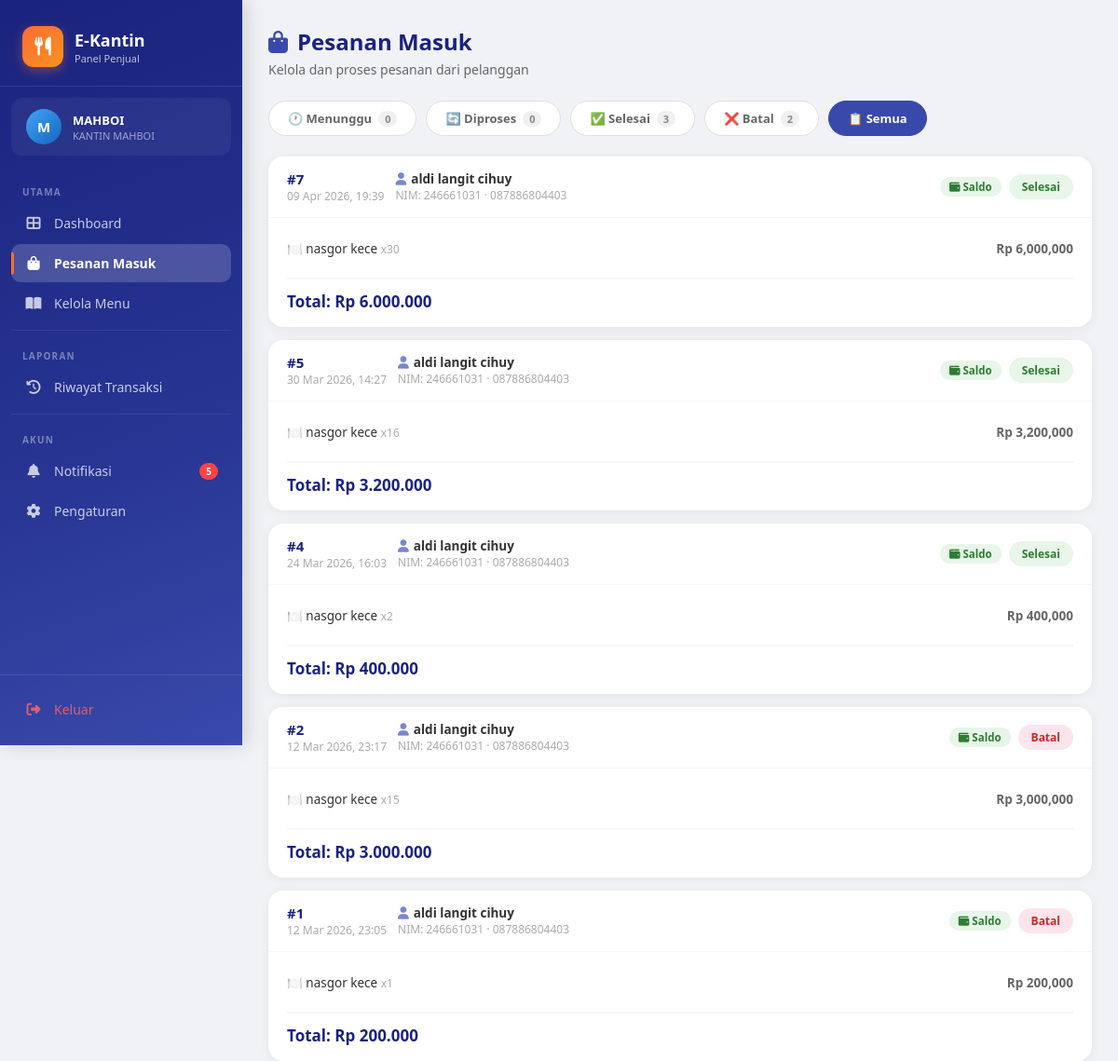
Page /dashboard/penjual/pesanan.php?filter=semua (signed in) on the committed database.
### tables this page shows
CREATE TABLE `pesanan` (
  `id_pesanan` int(11) NOT NULL,
  `id_user` int(11) DEFAULT NULL,
  `id_penjual` int(11) DEFAULT NULL,
  `tanggal` datetime DEFAULT current_timestamp(),
  `status` enum('menunggu','diproses','selesai','batal') DEFAULT 'menunggu',
  `total_harga` int(11) DEFAULT NULL,
  `metode_bayar` enum('saldo','tunai') DEFAULT 'saldo'
);

CREATE TABLE `users` (
  `id_user` int(11) NOT NULL,
  `nim` varchar(20) DEFAULT NULL,
  `nama` varchar(100) NOT NULL,
  `email` varchar(100) NOT NULL,
  `no_hp` varchar(20) NOT NULL,
  `password` varchar(255) NOT NULL,
  `created_at` timestamp NOT NULL DEFAULT current_timestamp() ON UPDATE current_timestamp(),
  `role` enum('mahasiswa','penjual','admin') NOT NULL DEFAULT 'mahasiswa'
);

### dashboard/penjual/pesanan.php (the view, shortened to what this page needs)
<?php
require_once '../../includes/db.php';
$id_penjual = $_SESSION['penjual']['id_penjual'] ?? 0;
$filter = $_GET['filter'] ?? 'menunggu';
$where = $filter === 'semua' ? "WHERE p.id_penjual = ?" : "WHERE p.id_penjual = ? AND p.status = ?";
$params = $filter === 'semua' ? [$id_penjual] : [$id_penjual, $filter];
$stmt = $pdo->prepare("
    SELECT p.*, u.nama, u.nim, u.no_hp,
           GROUP_CONCAT(CONCAT(m.nama_menu, ' (', dp.jumlah, 'x) = Rp ', FORMAT(dp.subtotal,0)) SEPARATOR '||') as items
    FROM pesanan p
    JOIN users u ON p.id_user = u.id_user
    LEFT JOIN detail_pesanan dp ON p.id_pesanan = dp.id_pesanan
    LEFT JOIN menu m ON dp.id_menu = m.id_menu
    $where
    GROUP BY p.id_pesanan
    ORDER BY p.tanggal DESC
");
$stmt->execute($params);
$pesanan_list = $stmt->fetchAll();
$counts = [];
foreach (['menunggu','diproses','selesai','batal'] as $s) {
    $st = $pdo->prepare("SELECT COUNT(*) FROM pesanan WHERE id_penjual = ? AND status = ?");
    $st->execute([$id_penjual, $s]);
    $counts[$s] = $st->fetchColumn();
}
?>
<?php require_once '../../includes/sidebar_penjual.php'; ?>
<div class="page-header">
    <h1><i class="fas fa-shopping-bag" style="color:#3949ab;margin-right:10px;"></i>Pesanan Masuk</h1>
    <p>Kelola dan proses pesanan dari pelanggan</p>
</div>
<div class="filter-bar">
    <a href="?filter=menunggu" class="filter-btn <?= $filter==='menunggu'?'active':'' ?>">
        🕐 Menunggu <span class="count"><?= $counts['menunggu'] ?></span>
    </a>
    <a href="?filter=diproses" class="filter-btn <?= $filter==='diproses'?'active':'' ?>">
        🔄 Diproses <span class="count"><?= $counts['diproses'] ?></span>
    </a>
    <a href="?filter=selesai" class="filter-btn <?= $filter==='selesai'?'active':'' ?>">
        ✅ Selesai <span class="count"><?= $counts['selesai'] ?></span>
    </a>
    <a href="?filter=batal" class="filter-btn <?= $filter==='batal'?'active':'' ?>">
        ❌ Batal <span class="count"><?= $counts['batal'] ?></span>
    </a>
    <a href="?filter=semua" class="filter-btn <?= $filter==='semua'?'active':'' ?>">
        📋 Semua
    </a>
</div>
<?php if (empty($pesanan_list)): ?>
<div class="empty-state">
    <i class="fas fa-inbox"></i>
    <p>Tidak ada pesanan <?= $filter !== 'semua' ? "dengan status $filter" : '' ?></p>
</div>
<?php else: ?>
<div class="pesanan-grid">
    <?php foreach ($pesanan_list as $p): ?>
    <div class="pesanan-card">
        <div class="pesanan-head">
            <div class="left">
                <div>
                    <div class="pesanan-id">#<?= $p['id_pesanan'] ?></div>
                    <div style="font-size:12px;color:#aaa;"><?= date('d M Y, H:i', strtotime($p['tanggal'])) ?></div>
                </div>
                <div class="pesanan-user">
                    <div class="nama"><i class="fas fa-user" style="color:#7986cb;margin-right:5px;"></i><?= htmlspecialchars($p['nama']) ?></div>
                    <div class="nim">NIM: <?= htmlspecialchars($p['nim'] ?? '-') ?> · <?= htmlspecialchars($p['no_hp']) ?></div>
                </div>
            </div>
            <div style="display:flex;align-items:center;gap:8px;">
                <span class="metode-badge metode-<?= $p['metode_bayar'] ?? 'saldo' ?>">
                    <i class="fas fa-<?= ($p['metode_bayar']??'saldo')==='saldo'?'wallet':'money-bill' ?>"></i>
                    <?= ucfirst($p['metode_bayar'] ?? 'saldo') ?>
                </span>
                <span class="status-badge status-<?= $p['status'] ?>"><?= ucfirst($p['status']) ?></span>
            </div>
        </div>
        <div class="pesanan-body">
            <div class="item-list">
                <?php
                $items = explode('||', $p['items'] ?? '');
                foreach ($items as $item):
                    preg_match('/^(.+) \((\d+)x\) = Rp (.+)$/', $item, $m);
                ?>
                <div class="item-row">
                    <span class="item-name">🍽️ <?= htmlspecialchars($m[1] ?? $item) ?> <?= isset($m[2]) ? "<span style='color:#aaa;font-size:12px;'>x{$m[2]}</span>" : '' ?></span>
                    <span class="item-price">Rp <?= htmlspecialchars($m[3] ?? '-') ?></span>
                </div>
                <?php endforeach; ?>
            </div>
            <div class="pesanan-footer">
                <div>
                    <div class="total-harga">Total: Rp <?= number_format($p['total_harga'], 0, ',', '.') ?></div>
                </div>
            </div>
        </div>
    </div>
    <?php endforeach; ?>
</div>
<?php endif; ?>
</div></body></html>

### includes/sidebar_penjual.php (style rules this page uses)
.page-header { margin-bottom:24px; }
.page-header h1 { font-size:24px; font-weight:700; color:#1a237e; }
.page-header p { color:#666; font-size:14px; margin-top:4px; }

### dashboard/penjual/pesanan.php (style rules this page uses)
.filter-bar { display:flex; gap:10px; margin-bottom:22px; flex-wrap:wrap; }
.filter-btn { padding:9px 20px; border-radius:20px; font-size:13px; font-weight:600; text-decoration:none; transition:all .2s; border:1.5px solid #e0e0e0; background:white; color:#666; display:flex; align-items:center; gap:7px; }
.filter-btn.active { background:#3949ab; color:white; border-color:#3949ab; }
.filter-btn .count { background:rgba(255,255,255,0.3); padding:1px 7px; border-radius:10px; font-size:11px; }
.filter-btn:not(.active) .count { background:#f0f0f0; color:#888; }
.pesanan-grid { display:flex; flex-direction:column; gap:14px; }
.pesanan-card { background:white; border-radius:16px; box-shadow:0 2px 12px rgba(0,0,0,0.06); overflow:hidden; }
.pesanan-head { padding:14px 20px; display:flex; align-items:center; justify-content:space-between; flex-wrap:wrap; gap:8px; border-bottom:1px solid #f5f5f5; }
.pesanan-head .left { display:flex; align-items:center; gap:12px; }
.pesanan-id { font-size:15px; font-weight:800; color:#1a237e; }
.pesanan-user .nama { font-size:13.5px; font-weight:600; color:#333; }
.pesanan-user .nim { font-size:12px; color:#aaa; }
.status-badge { padding:5px 14px; border-radius:20px; font-size:12px; font-weight:700; display:inline-flex; align-items:center; gap:5px; }
.status-selesai { background:#e8f5e9; color:#2e7d32; }
.status-batal { background:#fce4ec; color:#c62828; }
.pesanan-body { padding:16px 20px; }
.item-list { margin-bottom:14px; }
.item-row { display:flex; justify-content:space-between; align-items:center; padding:8px 0; border-bottom:1px dashed #f0f0f0; font-size:13.5px; }
.item-row:last-child { border-bottom:none; }
.item-row .item-name { color:#333; }
.item-row .item-price { color:#666; font-weight:600; }
.pesanan-footer { display:flex; align-items:center; justify-content:space-between; flex-wrap:wrap; gap:10px; padding-top:12px; border-top:2px solid #f5f5f5; }
.total-harga { font-size:17px; font-weight:800; color:#1a237e; }
.metode-badge { font-size:11.5px; font-weight:600; padding:3px 10px; border-radius:10px; }
.metode-saldo { background:#e8f5e9; color:#2e7d32; }

### rows in the picture
pesanan: id_pesanan "7", tanggal "09 Apr 2026, 19:39", id_user.nama "aldi langit cihuy", id_user.nim "246661031", id_user.no_hp "087886804403", metode_bayar "Saldo", status "Selesai", m "30", m "6,000,000", total_harga "6.000.000"
pesanan: id_pesanan "5", tanggal "30 Mar 2026, 14:27", id_user.nama "aldi langit cihuy", id_user.nim "246661031", id_user.no_hp "087886804403", metode_bayar "Saldo", status "Selesai", m "16", m "3,200,000", total_harga "3.200.000"
pesanan: id_pesanan "4", tanggal "24 Mar 2026, 16:03", id_user.nama "aldi langit cihuy", id_user.nim "246661031", id_user.no_hp "087886804403", metode_bayar "Saldo", status "Selesai", m "2", m "400,000", total_harga "400.000"
pesanan: id_pesanan "2", tanggal "12 Mar 2026, 23:17", id_user.nama "aldi langit cihuy", id_user.nim "246661031", id_user.no_hp "087886804403", metode_bayar "Saldo", status "Batal", m "15", m "3,000,000", total_harga "3.000.000"
pesanan: id_pesanan "1", tanggal "12 Mar 2026, 23:05", id_user.nama "aldi langit cihuy", id_user.nim "246661031", id_user.no_hp "087886804403", metode_bayar "Saldo", status "Batal", m "200,000", total_harga "200.000"

### other values in the picture
substr($_SESSION['user']['nama'],0,1) "M"
$_SESSION['user']['nama'] "MAHBOI"
$_SESSION['penjual']['nama_kantin'] "KANTIN MAHBOI"
$notif_count "5"
$counts['menunggu'] "0"
$counts['diproses'] "0"
$counts['selesai'] "3"
$counts['batal'] "2"
